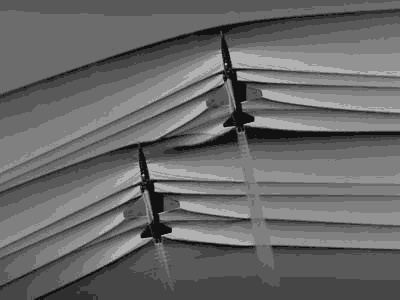
#> input picture with K=8.jpg, 400 x 300 px; its folder holds only this picture in this run
$ python K-means-Schlerin.py
#> lines starting #> are read from the running program, lines starting #| are printed output that depends on the picture; after the words box and inside, x2 and y2 are one past the last pixel; in counts of white or black regions, pixels touching at a corner belong together
# -*- coding: utf-8 -*-
"""
@author: DIPAK
K Means and Image Segmentation for Schlieren
"""
import numpy as np
import cv2

def imageKmean(original_image, K):
    original_image2 = original_image.reshape((-1,3))  ## Reshape the image in MX3 form
    vectorized = original_image2
    vectorized = np.float32(vectorized)   ## convert type into float 32 for openCV.Kmeans
    criteria = (cv2.TERM_CRITERIA_EPS + cv2.TERM_CRITERIA_MAX_ITER, 10, 1.0)
    ## 10 = number of iterations,  1.0 = epsilon
    attempts = 10
    ret,label,center=cv2.kmeans(vectorized,K,None,criteria,attempts,cv2.KMEANS_PP_CENTERS)
    # Now convert back into uint8, and make original image
    center = np.uint8(center)
    res = center[label.flatten()]
    res2 = res.reshape((original_image.shape))
    cv2.imshow('with K=%d.jpg'%(K,),res2)
    cv2.waitKey(0)
    #cv2.destroyAllWindows()

def combineImages(path):
    import sys
    from PIL import Image
    images = [Image.open(path) for x in ['with K=2.jpg', 'with K=4.jpg', 'with K=6.jpg', 'with K=2.jpg']]

    widths, heights = zip(*(i.size for i in images))

    total_width = sum(widths)
    max_height = max(heights)

    new_im = Image.new('RGB', (total_width, max_height))

    x_offset = 0
    for im in images:
        new_im.paste(im, (x_offset,0))
        x_offset += im.size[0]

        new_im.save('test.jpg')


if __name__ == "__main__":
    image_name = input("Enter image name: ")
#> the answer given: with K=8.jpg
    original_image = cv2.imread(image_name)
#> original_image is the input picture: shape (300, 400, 3); min 10, max 183, mean 104.7
    for K in range(2,10,2):
        imageKmean(original_image, K)
#> this loop made 4 passes
#> ret in imageKmean on passes 2 to 4: 43758239.1, 17090916.8, 690993.4
#> (ret in imageKmean, center in imageKmean) on pass 1: (164192598.4, [[71, 71, 71], [128, 128, 128]])
#> pass 1, in imageKmean, `res2 = res.reshape((original_image.shape))`:
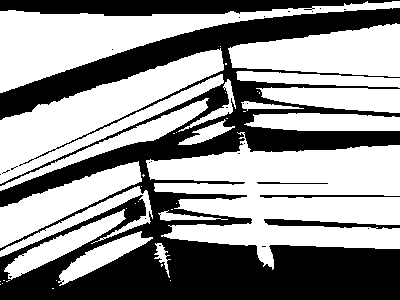
#> res2: shape (300, 400, 3); values 71 (black) and 128 (white), 57.8% white; 27 black regions (22 under 20 px), largest, box (x1, y1, x2, y2) and area: (0, 8, 400, 300) 45238, (0, 0, 400, 16) 4383, (264, 219, 400, 229) 628, (260, 195, 400, 198) 288, (257, 182, 328, 184) 93
#> pass 2, in imageKmean (call 2), `res2 = res.reshape((original_image.shape))`:
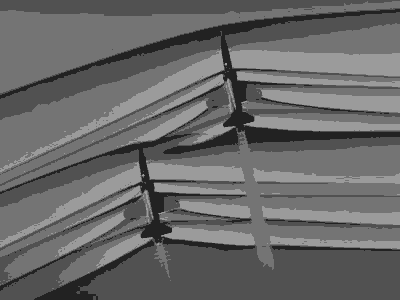
#> res2: shape (300, 400, 3); min 34, max 155, mean 104.2
    cv2.imshow('original_image',original_image)
    path = r"C:\Users\DIPAK\COMP167\K-Means-Aerodynamics\image1"
    #combineImages(path)

$ run again, on with K=2.jpg
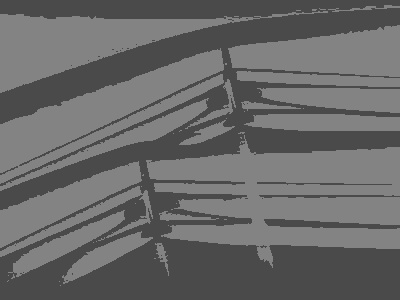
#> input picture with K=2.jpg, 400 x 300 px
#> original_image is the input picture: shape (300, 400, 3); min 67, max 139, mean 104.6
#> the loop `for K in range(2,10,2):` made 4 passes
#> ret in imageKmean on passes 2 to 4: 227614, 81375.7, 54829.7
#> pass 1, in imageKmean, `res2 = res.reshape((original_image.shape))`:
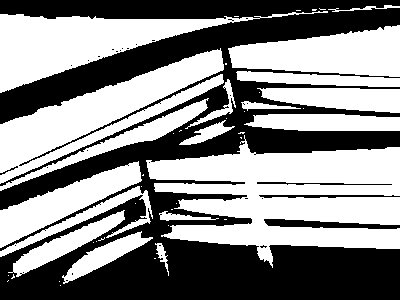
#> res2: shape (300, 400, 3); values 73 (black) and 131 (white), 53.7% white; 32 black regions (27 under 20 px), largest, box (x1, y1, x2, y2) and area: (0, 0, 400, 300) 54172, (264, 219, 400, 229) 762, (259, 195, 400, 198) 307, (257, 182, 392, 185) 197, (0, 166, 18, 175) 31
